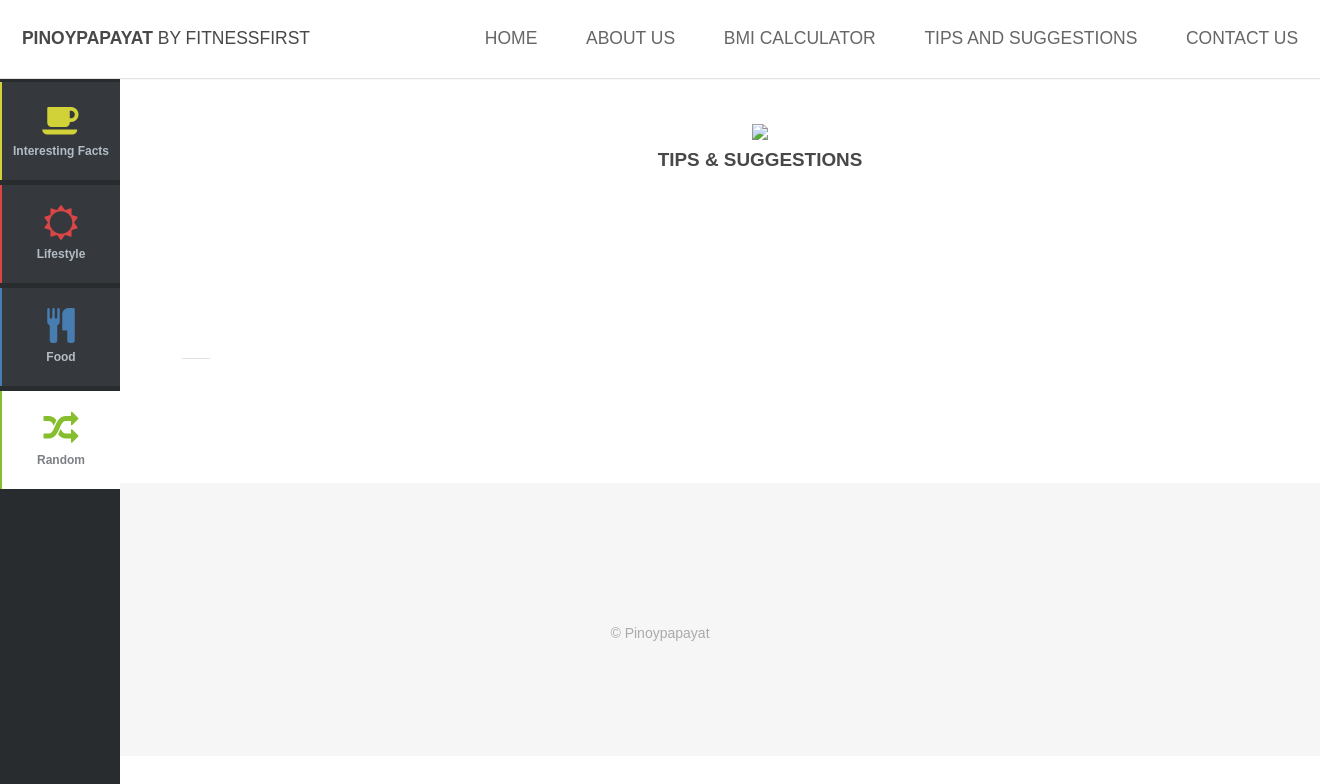
The app's page /site/random, older data.
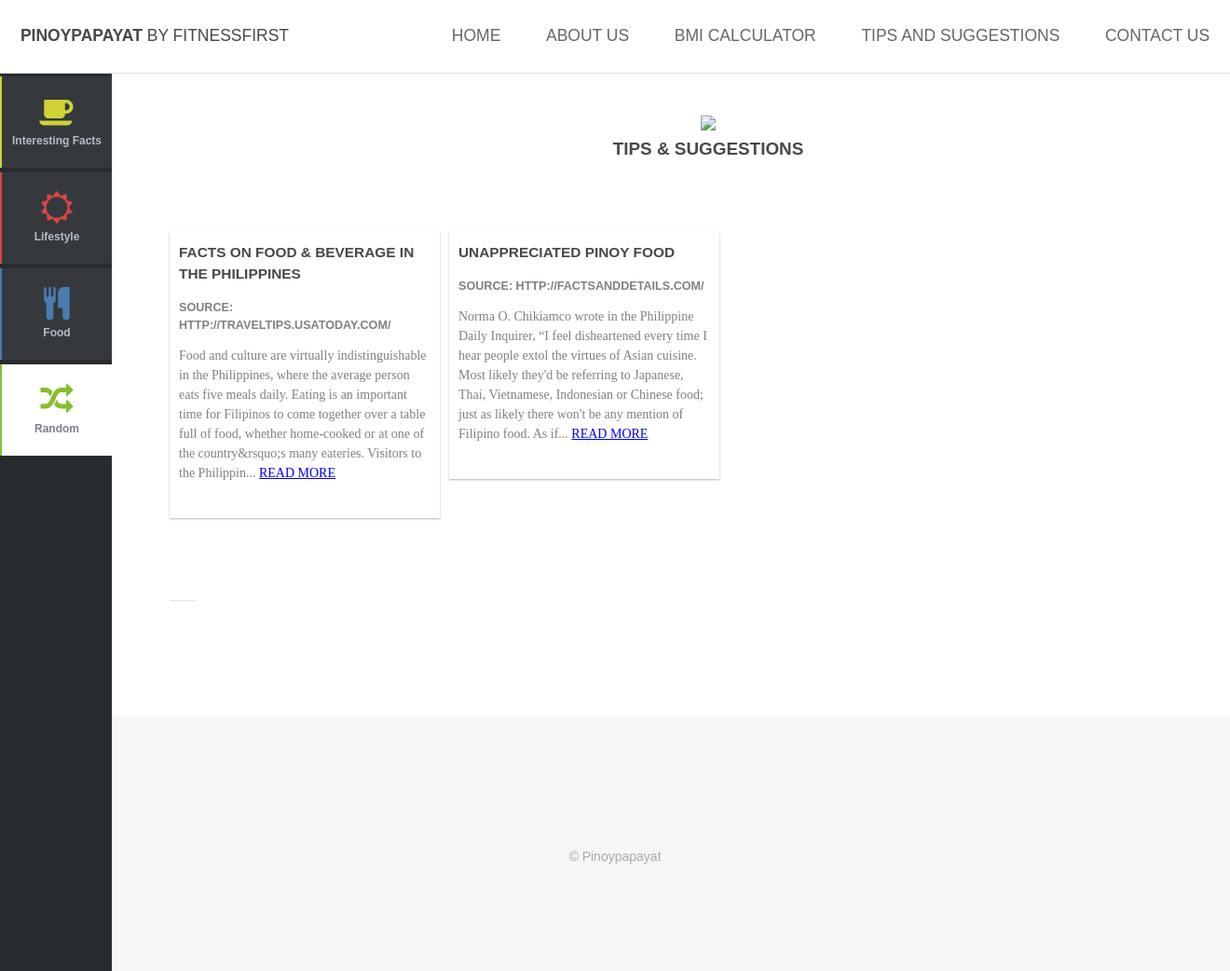
The same page, newer data.
### tables this page shows
CREATE TABLE `cms_posts` (
  `_id` int(11) NOT NULL,
  `title` varchar(1000) NOT NULL,
  `description` varchar(2000) NOT NULL,
  `content` varchar(10000) NOT NULL,
  `category` int(11) NOT NULL,
  `img_path` varchar(500) NOT NULL,
  `date_posted` timestamp NOT NULL DEFAULT CURRENT_TIMESTAMP,
  `date_updated` timestamp NOT NULL DEFAULT CURRENT_TIMESTAMP
);

### application/controllers/Site.php (called while the page is built, shortened)
<?php
class Site extends CI_Controller {
	public function __construct(){
	        $this->load->model("cms_model");
	}
	public function random()
	{
		if ($query = $this->cms_model->post_get_by_others()) {
			$data['content'] = $query;
		}
		$this->load->view('client/random_view', $data);
	}
}

### index.php (called while the page is built, shortened)
<?php
require_once BASEPATH.'core/CodeIgniter.php';

### application/models/cms_model.php (called while the page is built, shortened)
<?php if (!defined('BASEPATH')) exit('No direct script access allowed');
class Cms_model extends CI_Model {
        function post_get_by_others(){
            $query = $this->db
            ->select("*")
            ->from("cms_posts")
            ->where("category", 0)
            ->get();
            return $query->result();
          }
}

### application/views/client/random_view.php (the view, shortened to what this page needs)
<!DOCTYPE HTML>
<html>
    <head>
        <link type="text/css" rel="stylesheet"  href="<?php echo base_url(); ?>css/style.css" />
        <link type="text/css" rel="stylesheet" href="<?php echo base_url(); ?>css/style-xlarge.css"/>
        <link type="text/css" rel="stylesheet" href="<?php echo base_url(); ?>css/style-pinterest.css" rel="stylesheet">
        <link rel="stylesheet" href="<?php echo base_url(); ?>css/font-awesome.min.css">
        <link type="text/css" rel="stylesheet" href="<?php echo base_url(); ?>css/demo.css">
        <link type="text/css" rel="stylesheet" href="<?php echo base_url(); ?>css/sidebar-left.css">
    </head>
    <body>
        <header id="header">
            <h1><strong><a href="<?php echo base_url(); ?>Site">Pinoypapayat</a></strong> by FitnessFirst</h1>
            <nav id="nav">
                <ul>
                    <li><a href="<?php echo base_url('Site'); ?>">Home</a></li>
                    <li><a href="<?php echo base_url('Site/about'); ?>">About us</a></li>
                    <li><a href="<?php echo base_url('Site/bmi_calculator'); ?>">BMI Calculator</a></li>
                    <li><a href="<?php echo base_url('Site/tips_and_suggestions'); ?>">Tips and Suggestions</a></li>
                    <li><a href="<?php echo base_url('Site/contact'); ?>">Contact us</a></li>
                </ul>
            </nav>
        </header>
        <div class="main-content">
            <aside class="sidebar-left">
                <br><br>
                <div class="sidebar-links">
                    <a class="link-yellow"  href="<?php echo base_url(); ?>site/tips_and_suggestions"><i class="fa fa-coffee"></i>Interesting Facts</a>
                    <a class="link-red" href="<?php echo base_url(); ?>site/lunch"><i class="fa fa-sun-o"></i>Lifestyle</a>
                    <a class="link-blue" href="<?php echo base_url(); ?>site/dinner"><i class="fa fa-cutlery"></i>Food</a>
                    <a class="link-green selected" href="<?php echo base_url(); ?>site/random"><i class="fa fa-random"></i>Random</a>
                </div>
            </aside>
            <center><div  style="width:1100px;" class="container">
                    <img  src="<?php echo base_url(); ?>images/banner1.png"> <BR>
                    <h3>Tips &#38; Suggestions</h3>
                </div></center>
            <section id="main" class="wrapper">
                <div class="container">
                    <div class="row">
                        <section id="pinBoot">
                            <?php if (isset($content)) {
                                foreach ($content as $cont):
                                    ?>
                                    <article class="white-panel">
                                        <h4><?php echo $cont->title; ?></h4>
                                        <h5 style="color: gray;"><?php echo $cont->description; ?></h5>
                                        <p style="color: gray; font-family: times new roman; font-variant-caps: initial;"><?php
                                            $mycontent = $cont->content;
                                            $var = strlen($mycontent);
                                            if ($var >= 300) {
                                                $rest = substr($mycontent, 0, 300);
                                                echo $rest, "... <a href='", base_url(), "site/goto_post/", $cont->_id, "' style='color:blue'>READ MORE</a>";
                                            } else {
                                                echo $mycontent;
                                            }
                                            ?></p>
                                    </article>
                                <?php endforeach;
                            } else {
                                ?>
                                <script> alert("Empty!");</script>
<?php } ?>
                        </section>
                        <hr>
                    </div>
                </div>
        </div>
<footer id="footer">
    <div class="container">
        <ul class="copyright">
            <li>&copy; Pinoypapayat</li>
        </ul>
    </div>
</footer>
</body>
</html>

Row changes from the older to the newer data that the page shows:
added cms_posts: title "FACTS ON FOOD & BEVERAGE IN THE PHILIPPINES", description "SOURCE: HTTP://TRAVELTIPS.USATODAY.COM/", content "Food and culture are virtually indistinguishable in the Philippines, where the average person eats five meals daily. Eating is an important time for Filipinos to come together over a table full of food, whether home-cooked or at one of the country&rsquo;s many eateries. Visitors to the Philippin"
added cms_posts: title "UNAPPRECIATED PINOY FOOD", description "SOURCE: HTTP://FACTSANDDETAILS.COM/", content "Norma O. Chikiamco wrote in the Philippine Daily Inquirer, “I feel disheartened every time I hear people extol the virtues of Asian cuisine. Most likely they'd be referring to Japanese, Thai, Vietnamese, Indonesian or Chinese food; just as likely there won't be any mention of Filipino food. As if"
